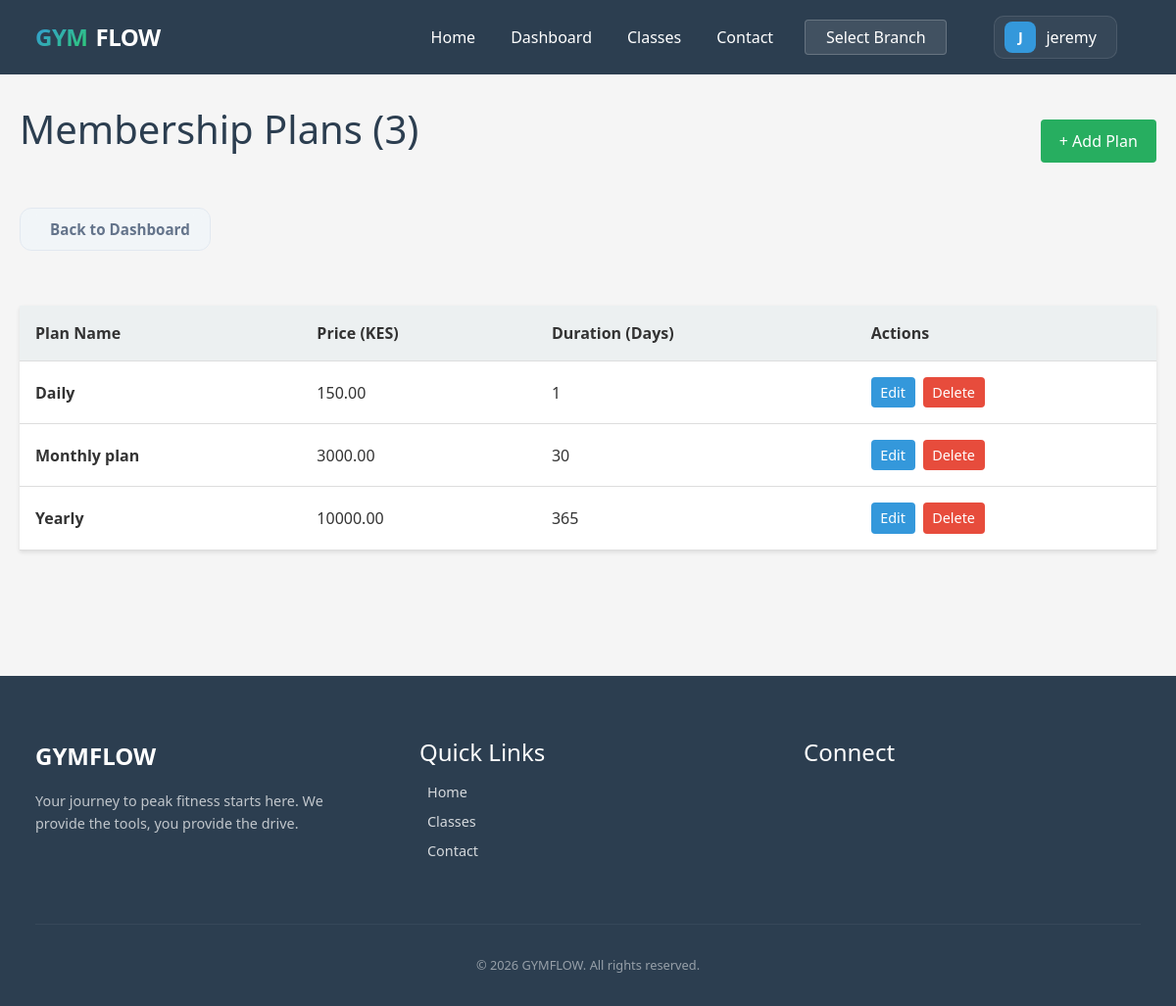
The app's page /plans/ (signed in), older data.
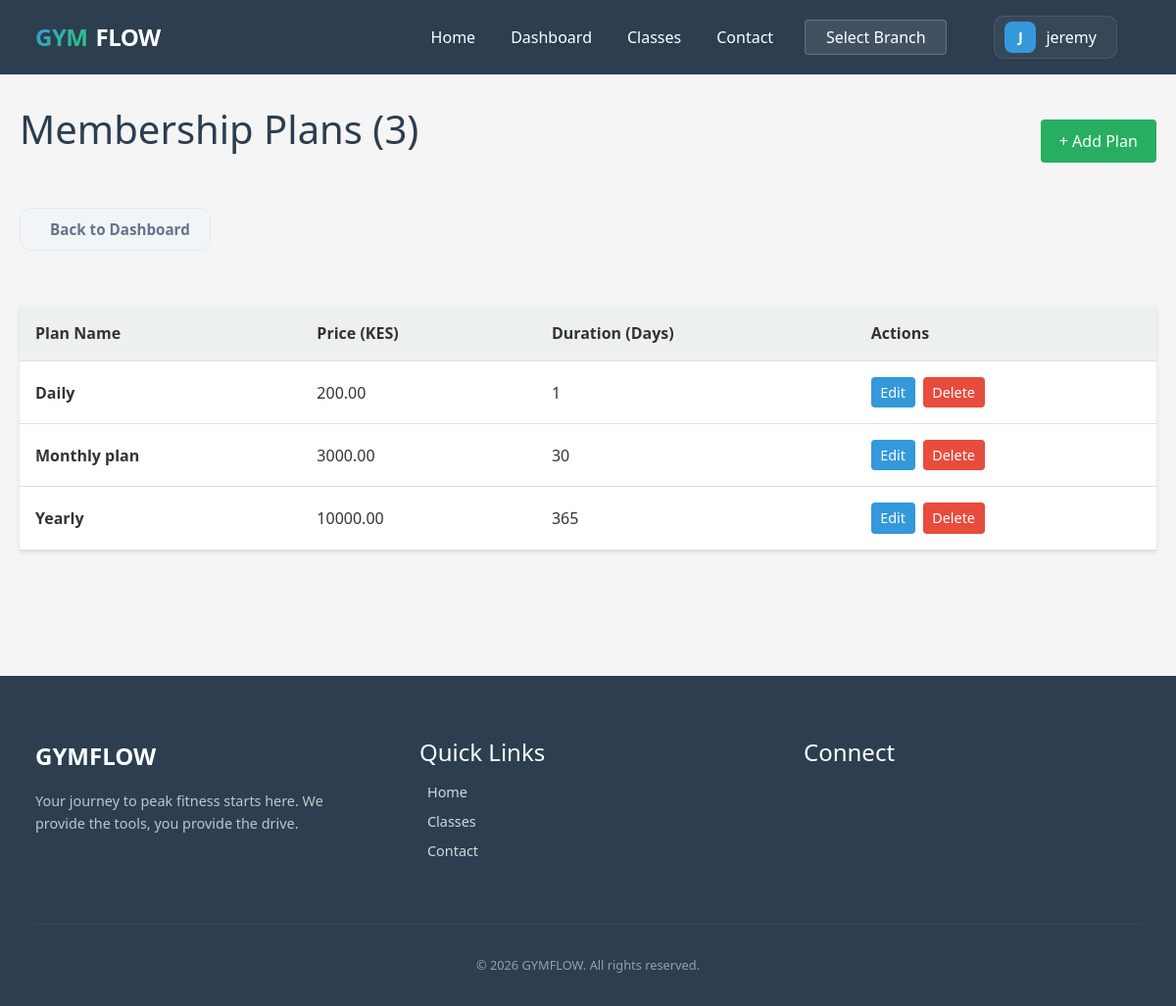
The same page, newer data.
### base/gym/models.py (models this page shows, shortened)
class MembershipPlan(models.Model):
    name = models.CharField(max_length=60)
    price = models.DecimalField(max_digits=10, decimal_places=2)
    duration_days = models.PositiveIntegerField()

### base/gym/decorators.py (the view)
    def wrapper(request, *args, **kwargs):
        if not request.user.is_authenticated:
            return redirect("login")
        if request.user.is_staff:
            return view_func(request, *args, **kwargs)
        if hasattr(request.user, 'trainer_profile'):
            return view_func(request, *args, **kwargs)
        messages.error(request, "You don't have permission to access this page.")
        return redirect("portal_dashboard")

### base/gym/context_processors.py (called while the page is built)
def branch_context(request):
    active_branch_id = request.session.get('active_branch_id')
    active_branch = None
    if active_branch_id:
        try:
            active_branch = Branch.objects.get(id=active_branch_id)
        except Branch.DoesNotExist:
            pass
    return {
        'all_branches': Branch.objects.all(),
        'active_branch': active_branch,
    }

### base/gym/views/plans.py (called while the page is built)
@staff_or_trainer_required
def plan_list(request):
    plans = MembershipPlan.objects.all().order_by("price")
    return render(request, "gym/plan_list.html", {"plans": plans})

### base/templates/gym/plan_list.html (shortened to what this page needs)
{% extends 'gym/base.html' %}
{% load static %}
{% block extra_css %}
<link rel="stylesheet" href="{% static 'gym/css/admin-lists.css' %}">{% endblock %}
{% block content %}
<div class="page-header">
    <h1>Membership Plans ({{ plans.count }})</h1>
    <a href="{% url 'plan_create' %}" class="btn btn-success">+ Add Plan</a>
</div>
<div class="back-section">
    <a href="{% url 'dashboard' %}" class="back-link">
         Back to Dashboard
    </a>
</div>
{% if plans %}
<table>
    <thead>
        <tr>
            <th>Plan Name</th>
            <th>Price (KES)</th>
            <th>Duration (Days)</th>
            <th>Actions</th>
        </tr>
    </thead>
    <tbody>
        {% for p in plans %}
        <tr>
            <td><strong>{{ p.name }}</strong></td>
            <td>{{ p.price }}</td>
            <td>{{ p.duration_days }}</td>
            <td>
                <div class="actions">
                    <a href="{% url 'plan_edit' p.id %}" class="btn btn-table">Edit</a>
                    <a href="{% url 'plan_delete' p.id %}" class="btn btn-danger btn-table">Delete</a>
                </div>
            </td>
        </tr>
        {% endfor %}
    </tbody>
</table>
{% else %}
<div class="card">
    <p>No plans available yet. <a href="{% url 'plan_create' %}">Create the first plan</a></p>
</div>
{% endif %}
{% endblock %}

Row changes from the older to the newer data that the page shows:
changed MembershipPlan "Daily": price "150.00" → "200.00"
